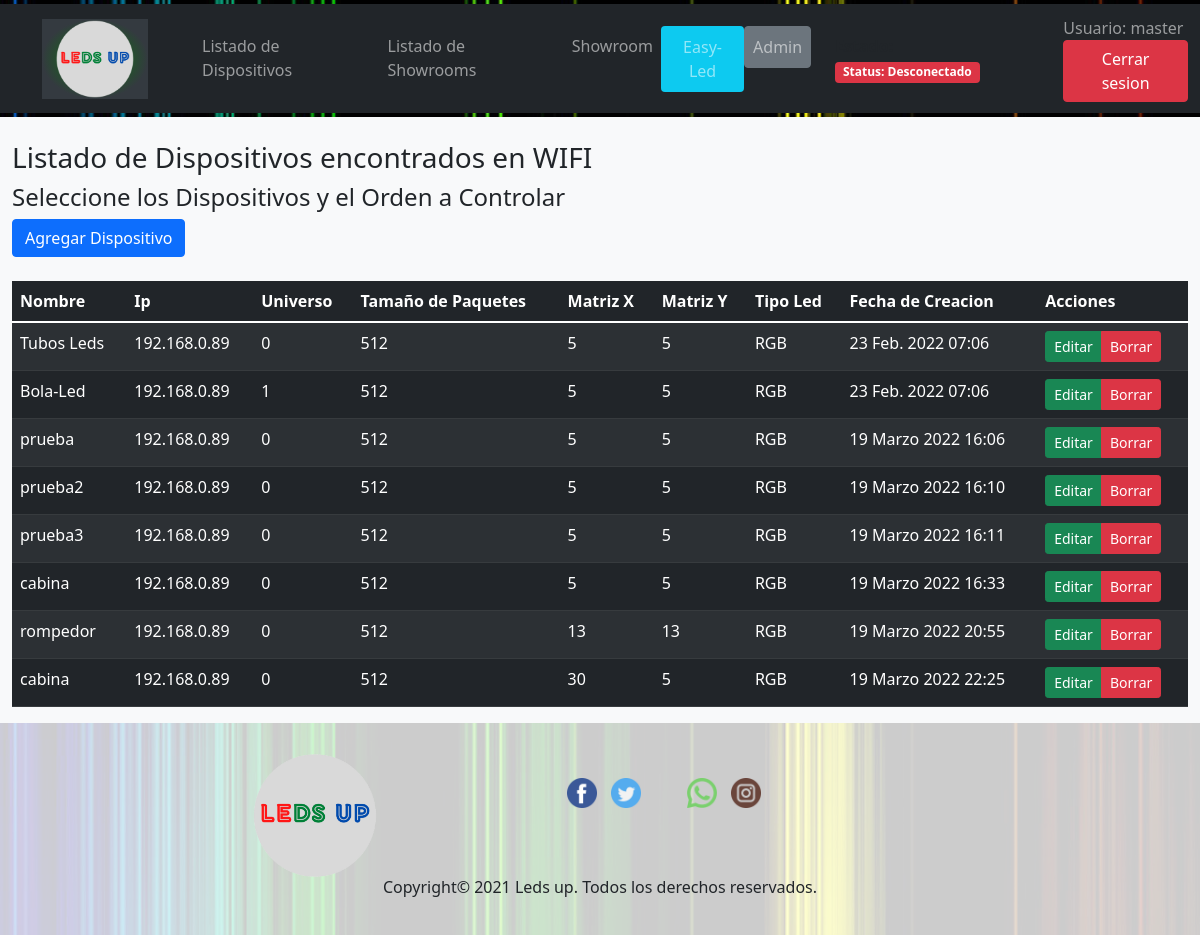
Screenshot of /ledsup/lista_dispositivos/ (signed in) with the database file from the repository.
### ledsup/models.py (models this page shows, shortened)
class Dispositivo(models.Model):
    TIPO_LED = [
        ('RGB', 'RGB'),
        ('RBG', 'RBG'),
        ('BRG', 'BRG'),
        ('BGR', 'BGR'),
        ('GRB', 'GRB'),
        ('GBR', 'GBR')
    ]
    usuario = models.ForeignKey(User, on_delete=models.CASCADE)
    nombre_dispositivo = models.CharField(max_length=100)
    numero_ip = models.CharField(max_length=15)
    universo = models.PositiveSmallIntegerField(default=0)
    tamano_paquetes = models.PositiveSmallIntegerField(default=512)
    matriz_x = models.PositiveSmallIntegerField(default=5, validators=[MinValueValidator(5), MaxValueValidator(34)])
    matriz_y = models.PositiveSmallIntegerField(default=5, validators=[MinValueValidator(5), MaxValueValidator(34)])
    fecha_creacion = models.DateTimeField('Fecha de creacion', default=timezone.now)
    patch = models.TextField(max_length=600, default='Sin patch')
    tipo_led = models.CharField(choices=TIPO_LED, max_length=5, default='RGB')

### ledsup/views.py (the view)
# urls.py: path('lista_dispositivos/', views.ListDispositivosPage.as_view(), name='lista_dispositivos'),
class ListDispositivosPage(LoginRequiredMixin, generic.ListView):
    template_name = 'ledsup/lista_dispositivos.html'
    context_object_name = 'listadoDispositivos'
    def get_queryset(self):
        return Dispositivo.objects.get_queryset().filter(
            usuario__email__exact=self.request.user.email)

### ledsup/context_processors.py (called while the page is built)
def estado_conectado(request):
    if request.user.is_authenticated:
        try:
            conectado = UserConnectionStatus.objects.get(user=request.user).connected
        except UserConnectionStatus.DoesNotExist:
            conectado = False
    else:
        conectado = False
    return {"estado_conectado": conectado}

### web/context_processors.py (called while the page is built)
def get_current_year_to_context(request):
    current_datetime = datetime.datetime.now()
    return {
        'current_year': current_datetime.year
    }

### ledsup/templates/ledsup/lista_dispositivos.html (shortened to what this page needs)
{% extends "ledsup/base_generic.html" %}
{% block content %}
    <div class="container-fluid bg-light">
        {% if user.is_authenticated %}
            <br>
            <h3>Listado de Dispositivos encontrados en WIFI</h3>
            <h4>Seleccione los Dispositivos y el Orden a Controlar</h4>
            <div class="justify-content-end">
                <a class="btn btn-primary" href=" {% url 'ledsup:crear_dispositivo' %}">Agregar Dispositivo </a>
            </div>
            <br>
        {% endif %}
        <div class="table-responsive">
            <table class="table table-dark table-striped">
                <thead>
                <tr>
                    <th scope="col">Nombre</th>
                    <th scope="col">Ip</th>
                    <th scope="col">Universo</th>
                    <th scope="col">Tamaño de Paquetes</th>
                    <th scope="col">Matriz X</th>
                    <th scope="col">Matriz Y</th>
                    <th scope="col">Tipo Led</th>
                    <th scope="col">Fecha de Creacion</th>
                    <th scope="col">Acciones</th>
                </tr>
                </thead>
                <tbody>
                {% for dispositivo in listadoDispositivos %}
                    <tr>
                        <td>{{ dispositivo.nombre_dispositivo }}</td>
                        <td>{{ dispositivo.numero_ip }}</td>
                        <td>{{ dispositivo.universo }}</td>
                        <td>{{ dispositivo.tamano_paquetes }}</td>
                        <td>{{ dispositivo.matriz_x }}</td>
                        <td>{{ dispositivo.matriz_y }}</td>
                        <td>{{ dispositivo.tipo_led }}</td>
                        <td>{{ dispositivo.fecha_creacion }}</td>
                        <td>
                            <div class="btn-group">
                                <a class="btn btn-success btn-sm"
                                   href="{% url 'ledsup:editar_dispositivo' dispositivo.id %}">Editar</a>
                                <a class="btn btn-danger btn-sm"
                                   href="{% url 'ledsup:eliminar_dispositivo' dispositivo.id %}">Borrar</a>
                            </div>
                        </td>
                    </tr>
                {% endfor %}
                </tbody>
            </table>
        </div>
    </div>
{% endblock %}

### ledsup/templates/ledsup/partials/header.html (shortened to what this page needs)
{% load static %}
<header class="site-header sticky-top py-1">
    <nav class="navbar justify-content-between navbar-expand-lg navbar-dark bg-dark">
        <div class="container-fluid">
            <a class="navbar-brand" href="#">
                <img src="{% static 'ledsup/imagenes/iconos/logo.png' %}" id="imagenLogo" alt="logo"
                     class="logoRojo d-inline-block align-text-top"/>
            </a>
            <div class="collapse navbar-collapse" id="navbarScroll">
                <ul class="navbar-nav mr-auto">
                    <li class="nav-item">
                        <a class="nav-link" href="{% url 'ledsup:lista_dispositivos' %}">
                            Listado de Dispositivos
                        </a>
                    </li>
                    <li class="nav-item">
                        <a class="nav-link" href="{% url 'ledsup:lista_showroom' %}">
                            Listado de Showrooms
                        </a>
                    </li>
                    <li class="nav-item">
                        <a class="nav-link" href="{% url 'ledsup:showroom' %}">
                            Showroom
                        </a>
                    </li>
                    <li class="nav-item">
                        <a class="nav-link bg-info btn" href="{% url 'web:index' %}">
                            Easy-Led
                        </a>
                    </li>
                    {% if user.is_authenticated and user.is_staff %}
                        <li class="nav-item">
                            <a class="nav-link btn-secondary btn" href="{% url 'admin:index' %}">
                                Admin
                            </a>
                        </li>
                    {% endif %}
                    {% if user.is_authenticated %}
                        <li class="nav-item align-self-center mx-4">
                            <span class="fw-bold">
                                <span id="estado-badge" class="badge {% if estado_conectado %}bg-success{% else %}bg-danger{% endif %}">
                                    Status: {% if estado_conectado %}Conectado{% else %}Desconectado{% endif %}
                                </span>
                            </span>
                        </li>
                    {% endif %}
                </ul>
            </div>
            <div class="top-right">
                {% if user.is_authenticated %}
                    <span class="navbar-text">
                            Usuario: {{ user.get_username }}
                        </span>
                    <br>
                    <a href="{% url 'logout' %}?next={{ request.path }}" class="btn btn-danger">Cerrar sesion</a>
                {% else %}
                    <a href="{% url 'login' %}?next={{ request.path }}" class="btn btn-primary">Iniciar sesion</a>
                {% endif %}
            </div>
        </div>
    </nav>
</header>

### ledsup/static/ledsup/css/style.css (style rules this page uses)
body { background: url('/static/ledsup/imagenes/Fondo.jpg'); background-position: center center; background-repeat: repeat; background-attachment: fixed; background-color: black; }
.logoVerde { height: 80px; padding: 1px; margin: 1px 30px; background: -webkit-radial-gradient(closest-side,green,#343a40); }

### rows the page displays
Dispositivo: nombre_dispositivo "Tubos Leds", numero_ip "192.168.0.89", universo "0", tamano_paquetes "512", matriz_x "5", matriz_y "5", tipo_led "RGB", fecha_creacion "23 Feb. 2022 07:06"
Dispositivo: nombre_dispositivo "Bola-Led", numero_ip "192.168.0.89", universo "1", tamano_paquetes "512", matriz_x "5", matriz_y "5", tipo_led "RGB", fecha_creacion "23 Feb. 2022 07:06"
Dispositivo: nombre_dispositivo "prueba", numero_ip "192.168.0.89", universo "0", tamano_paquetes "512", matriz_x "5", matriz_y "5", tipo_led "RGB", fecha_creacion "19 Marzo 2022 16:06"
Dispositivo: nombre_dispositivo "prueba2", numero_ip "192.168.0.89", universo "0", tamano_paquetes "512", matriz_x "5", matriz_y "5", tipo_led "RGB", fecha_creacion "19 Marzo 2022 16:10"
Dispositivo: nombre_dispositivo "prueba3", numero_ip "192.168.0.89", universo "0", tamano_paquetes "512", matriz_x "5", matriz_y "5", tipo_led "RGB", fecha_creacion "19 Marzo 2022 16:11"
Dispositivo: nombre_dispositivo "cabina", numero_ip "192.168.0.89", universo "0", tamano_paquetes "512", matriz_x "5", matriz_y "5", tipo_led "RGB", fecha_creacion "19 Marzo 2022 16:33"
Dispositivo: nombre_dispositivo "rompedor", numero_ip "192.168.0.89", universo "0", tamano_paquetes "512", matriz_x "13", matriz_y "13", tipo_led "RGB", fecha_creacion "19 Marzo 2022 20:55"
Dispositivo: nombre_dispositivo "cabina", numero_ip "192.168.0.89", universo "0", tamano_paquetes "512", matriz_x "30", matriz_y "5", tipo_led "RGB", fecha_creacion "19 Marzo 2022 22:25"

### other values shown
{{ user.get_username }} "master"
